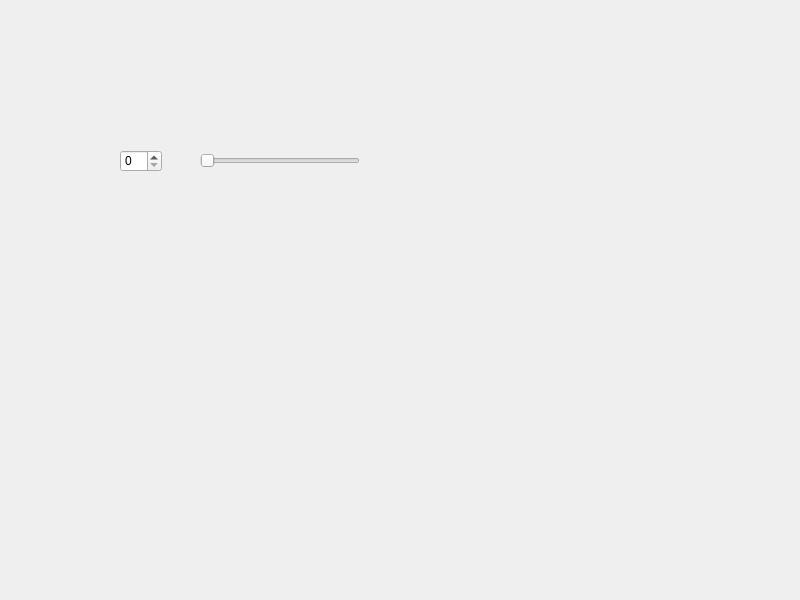
<?xml version="1.0" encoding="UTF-8"?>
<ui version="4.0">
 <class>Widget</class>
 <widget class="QWidget" name="Widget">
  <property name="geometry">
   <rect>
    <x>0</x>
    <y>0</y>
    <width>800</width>
    <height>600</height>
   </rect>
  </property>
  <property name="windowTitle">
   <string>Widget</string>
  </property>
  <widget class="QSpinBox" name="spinBox">
   <property name="geometry">
    <rect>
     <x>120</x>
     <y>150</y>
     <width>42</width>
     <height>22</height>
    </rect>
   </property>
  </widget>
  <widget class="QSlider" name="horizontalSlider">
   <property name="geometry">
    <rect>
     <x>200</x>
     <y>150</y>
     <width>160</width>
     <height>22</height>
    </rect>
   </property>
   <property name="orientation">
    <enum>Qt::Orientation::Horizontal</enum>
   </property>
  </widget>
 </widget>
 <resources/>
 <connections>
  <connection>
   <sender>spinBox</sender>
   <signal>valueChanged(int)</signal>
   <receiver>horizontalSlider</receiver>
   <slot>setValue(int)</slot>
   <hints>
    <hint type="sourcelabel">
     <x>138</x>
     <y>164</y>
    </hint>
    <hint type="destinationlabel">
     <x>243</x>
     <y>160</y>
    </hint>
   </hints>
  </connection>
 </connections>
</ui>
